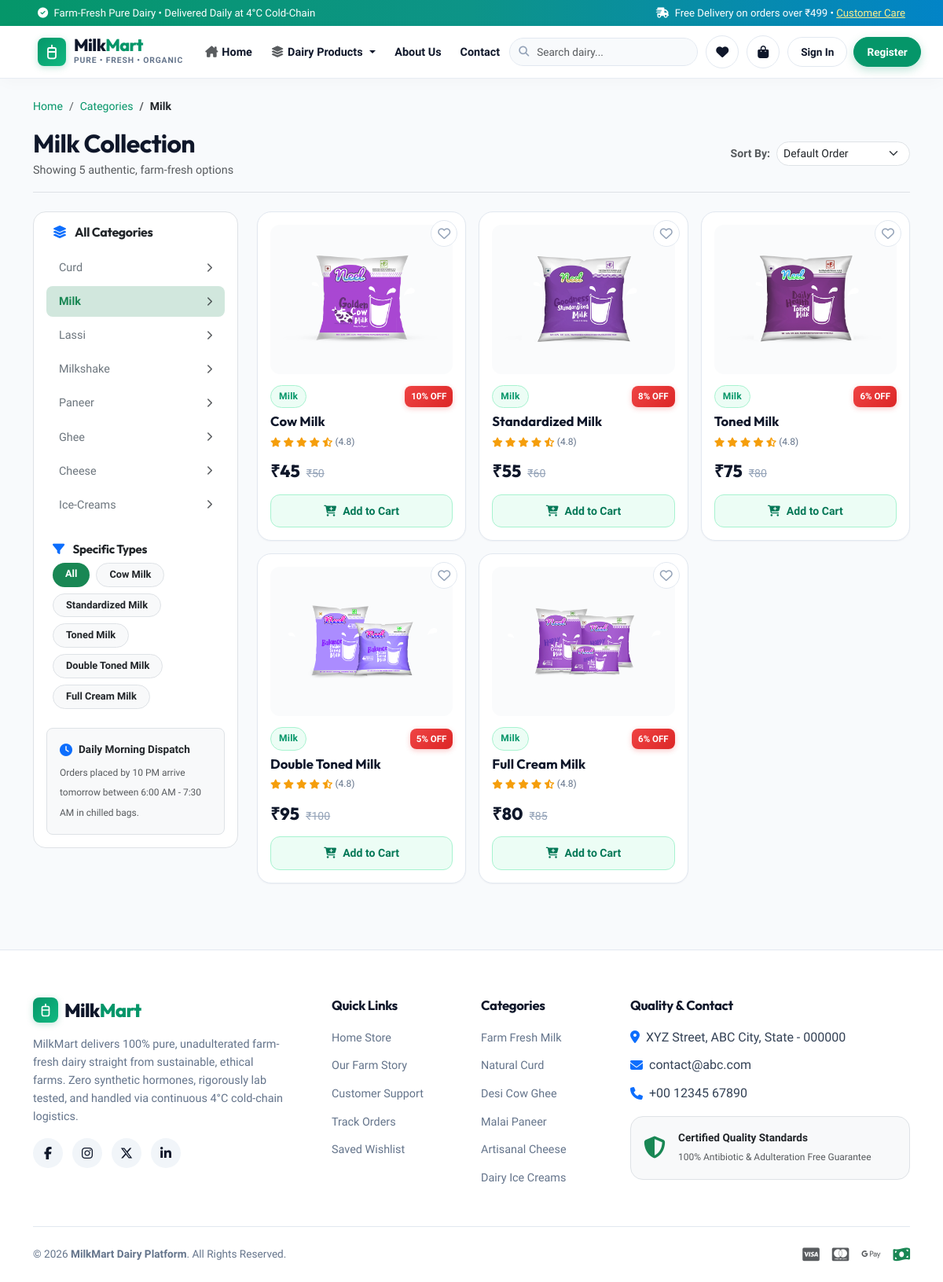
The app's page /category/ML/ with its own data.
### app/models.py (models this page shows, shortened)
class Product (models.Model):
    title = models.CharField(max_length=100)
    selling_price = models.FloatField()
    discounted_price = models.FloatField()
    description = models.TextField()
    composition = models.TextField(default='')
    prodapp = models.TextField(default='')
    category = models.CharField(choices=CATEGORY_CHOICES, max_length=2)
    product_image = models.ImageField(upload_to='product')
    @property
    def discount_percentage(self):
        if self.selling_price > self.discounted_price and self.selling_price > 0:
            return int(round(((self.selling_price - self.discounted_price) / self.selling_price) * 100))
        return 0

### app/views.py (the view)
# urls.py: path("category/<slug:val>/", views.CategoryView.as_view(), name="category"),
class CategoryView(View):
    def get(self, request, val):
        sort_by = request.GET.get('sort', '')
        products = Product.objects.filter(category=val)
        if sort_by == 'price_low':
            products = products.order_by('discounted_price')
        elif sort_by == 'price_high':
            products = products.order_by('-discounted_price')
        elif sort_by == 'name':
            products = products.order_by('title')
        titles = Product.objects.filter(category=val).values('title').distinct()
        category_name = CATEGORY_DICT.get(val, "Products")
        context = {
            'product': products,
            'title': titles,
            'current_category': val,
            'category_name': category_name,
            'sort_by': sort_by,
        }
        return render(request, "app/category.html", context)

### app/context_processors.py (called while the page is built)
def cart_and_wishlist_counts(request):
    totalitem = 0
    wishitem = 0
    if request.user.is_authenticated:
        totalitem = Cart.objects.filter(user=request.user).count()
        wishitem = Wishlist.objects.filter(user=request.user).count()
    categories = [
        {'code': code, 'name': name}
        for code, name in CATEGORY_CHOICES
    ]
    return {
        'totalitem': totalitem,
        'wishitem': wishitem,
        'nav_categories': categories,
    }

### app/templates/app/category.html (shortened to what this page needs)
{% extends "app/base.html" %}
{% load static %}
{% block main-content %}
<div class="container my-4">
    <nav aria-label="breadcrumb" class="mb-3">
        <ol class="breadcrumb" style="font-size: 0.88rem;">
            <li class="breadcrumb-item"><a href="{% url 'home' %}">Home</a></li>
            <li class="breadcrumb-item"><a href="#">Categories</a></li>
            <li class="breadcrumb-item active text-dark fw-bold" aria-current="page">{{ category_name }}</li>
        </ol>
    </nav>
    <div class="d-flex flex-column flex-md-row justify-content-between align-items-md-center gap-3 mb-4 pb-3 border-bottom">
        <div>
            <h2 class="mb-1">{{ category_name }} Collection</h2>
            <p class="text-muted mb-0" style="font-size: 0.9rem;">
                Showing {{ product.count }} authentic, farm-fresh option{{ product.count|pluralize }}
            </p>
        </div>
        <div class="d-flex align-items-center gap-2">
            <label for="sortSelector" class="text-muted text-nowrap fw-semibold" style="font-size: 0.88rem;">Sort By:</label>
            <select id="sortSelector" class="form-select form-select-sm rounded-pill" style="min-width: 170px;" onchange="location = this.value;">
                <option value="{% url 'category' current_category %}" {% if not sort_by %}selected{% endif %}>Default Order</option>
            </select>
        </div>
    </div>
    <div class="row g-4">
        <div class="col-lg-3 col-md-4">
            <div class="bg-white rounded-4 border p-3 shadow-xs sticky-top" style="top: 85px;">
                <h5 class="fw-bold mb-3 px-2 text-dark" style="font-size: 1rem;">
                    <i class="fa-solid fa-layer-group text-primary me-2"></i> All Categories
                </h5>
                <div class="list-group list-group-flush mb-4">
                    {% for cat in nav_categories %}
                    <a href="{% url 'category' cat.code %}" class="list-group-item list-group-item-action d-flex justify-content-between align-items-center py-2 px-3 rounded-3 mb-1 border-0 {% if cat.code == current_category %}bg-success-subtle text-success fw-bold{% else %}text-secondary{% endif %}" style="font-size: 0.9rem;">
                        <span>{{ cat.name }}</span>
                        <i class="fa-solid fa-chevron-right text-muted" style="font-size: 0.75rem;"></i>
                    </a>
                    {% endfor %}
                </div>
                {% if title %}
                <h5 class="fw-bold mb-2 px-2 text-dark" style="font-size: 0.95rem;">
                    <i class="fa-solid fa-filter text-primary me-2"></i> Specific Types
                </h5>
                <div class="d-flex flex-wrap gap-2 px-2">
                    <a href="{% url 'category' current_category %}" class="badge rounded-pill {% if not selected_title %}bg-success text-white{% else %}bg-light text-dark border{% endif %} text-decoration-none py-2 px-3" style="font-size: 0.8rem;">
                        All
                    </a>
                    {% for val in title %}
                    <a href="{% url 'category-title' val.title %}" class="badge rounded-pill {% if selected_title == val.title %}bg-success text-white{% else %}bg-light text-dark border{% endif %} text-decoration-none py-2 px-3" style="font-size: 0.8rem;">
                        {{ val.title }}
                    </a>
                    {% endfor %}
                </div>
                {% endif %}
                <div class="mt-4 p-3 bg-light rounded-3 border">
                    <div class="d-flex align-items-center gap-2 mb-1">
                        <i class="fa-solid fa-clock text-primary"></i>
                        <span class="fw-bold text-dark" style="font-size: 0.85rem;">Daily Morning Dispatch</span>
                    </div>
                    <small class="text-muted" style="font-size: 0.75rem;">
                        Orders placed by 10 PM arrive tomorrow between 6:00 AM - 7:30 AM in chilled bags.
                    </small>
                </div>
            </div>
        </div>
        <div class="col-lg-9 col-md-8">
            {% if product %}
            <div class="row g-3">
                {% for prod in product %}
                <div class="col-6 col-lg-4">
                    <div class="product-card-modern">
                        <button class="wishlist-btn-pill plus-wishlist" pid="{{ prod.id }}" title="Save to Wishlist">
                            <i class="fa-regular fa-heart"></i>
                        </button>
                        <div class="product-img-box">
                            <a href="{% url 'product-detail' prod.id %}">
                                <img src="{{ prod.product_image.url }}" alt="{{ prod.title }}">
                            </a>
                        </div>
                        <div class="product-info-box">
                            <div class="product-meta-row">
                                <span class="badge-dairy">{{ prod.get_category_display }}</span>
                                {% if prod.discount_percentage > 0 %}
                                <span class="badge-discount">{{ prod.discount_percentage }}% OFF</span>
                                {% endif %}
                            </div>
                            <a href="{% url 'product-detail' prod.id %}" class="product-title-link">
                                {{ prod.title }}
                            </a>
                            <div class="product-rating">
                                <i class="fa-solid fa-star"></i>
                                <i class="fa-solid fa-star"></i>
                                <i class="fa-solid fa-star"></i>
                                <i class="fa-solid fa-star"></i>
                                <i class="fa-solid fa-star-half-stroke"></i>
                                <span>(4.8)</span>
                            </div>
                            <div class="product-price-box">
                                <span class="price-current">₹{{ prod.discounted_price|floatformat:0 }}</span>
                                {% if prod.selling_price > prod.discounted_price %}
                                <span class="price-original">₹{{ prod.selling_price|floatformat:0 }}</span>
                                {% endif %}
                            </div>
                            <button class="btn-card-add ajax-add-cart" data-prod-id="{{ prod.id }}">
                                <i class="fa-solid fa-cart-plus"></i> Add to Cart
                            </button>
                        </div>
                    </div>
                </div>
                {% endfor %}
            </div>
            {% endif %}
        </div>
    </div>
</div>
{% endblock main-content %}

### records on screen
Product: product_image (picture), category "Milk", discount_percentage "10", title "Cow Milk", discounted_price "45", selling_price "50"
Product: product_image (picture), category "Milk", discount_percentage "8", title "Standardized Milk", discounted_price "55", selling_price "60"
Product: product_image (picture), category "Milk", discount_percentage "6", title "Toned Milk", discounted_price "75", selling_price "80"
Product: product_image (picture), category "Milk", discount_percentage "5", title "Double Toned Milk", discounted_price "95", selling_price "100"
Product: product_image (picture), category "Milk", discount_percentage "6", title "Full Cream Milk", discounted_price "80", selling_price "85"

### other values on screen
{{ category_name }} "Milk"
{{ product.count }} "5"
{{ cat.name }} "Curd" "Milk" "Lassi" "Milkshake" "Paneer" "Ghee" "Cheese" "Ice-Creams"
{{ val.title }} "Cow Milk" "Standardized Milk" "Toned Milk" "Double Toned Milk" "Full Cream Milk"
